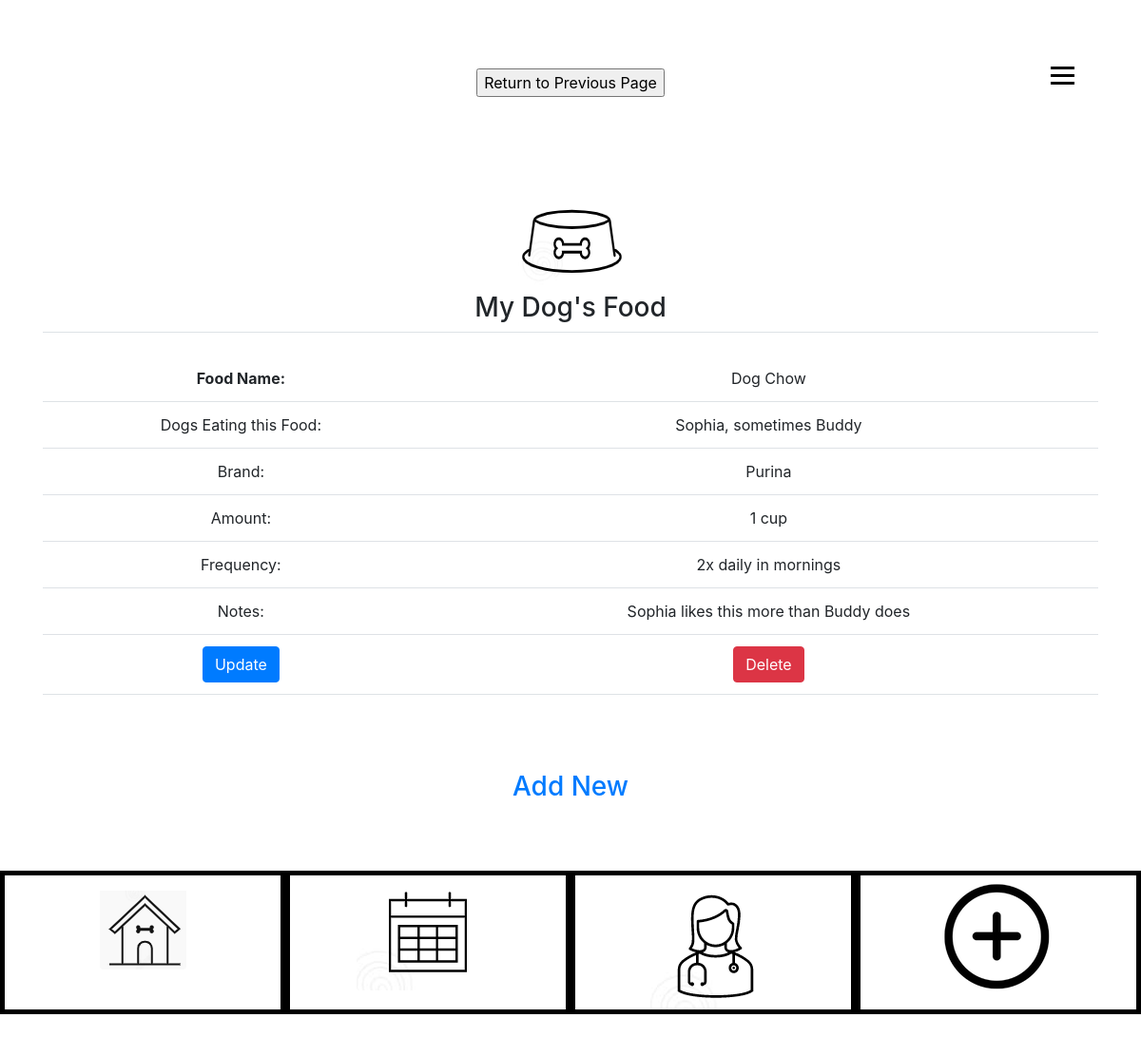
The app's page /food-create.php with its own data.
### tables this page shows
CREATE TABLE `tbl_food` (
  `FoodId` int(15) NOT NULL,
  `fldfoodName` varchar(50) NOT NULL,
  `fldfoodBrand` varchar(50) NOT NULL,
  `fldfoodAmount` varchar(20) NOT NULL,
  `fldfoodFrequency` varchar(20) NOT NULL,
  `fldfoodNotes` varchar(150) NOT NULL,
  `fldfoodDog` varchar(50) NOT NULL
);

### food-read.php (the view, shortened to what this page needs)
<?php
include 'db.php';
  $sql = "select * from tbl_food";
  $result = $conn->query($sql);
  while($row = $result->fetch_assoc()) {
    echo "<td><br> <b>Food Name:</td>";
    echo "<td><br>" . $row['fldfoodName'] . "</td>";
    echo "<td> Dogs Eating this Food:</td>";
    echo "<td>" . $row['fldfoodDog'] . "</td>";
    echo "<td> Brand:</td>";
    echo "<td>" . $row['fldfoodBrand'] . "</td>";
    echo "<td> Amount:</td>";
    echo "<td>" . $row['fldfoodAmount'] . "</td>";
    echo "<td> Frequency:</td>";
    echo "<td>" . $row['fldfoodFrequency'] . "</td>";
    echo "<td> Notes:</td>";
    echo "<td>" . $row['fldfoodNotes'] . "</td>";
    echo '<td><a class="btn btn-primary" href="" role="button">Update</a></td>';
echo '<td><a class="btn btn-danger" href="" role="button">Delete</a></td>';
  }
?>

### records on screen
tbl_food: fldfoodName "Dog Chow", fldfoodDog "Sophia, sometimes Buddy", fldfoodBrand "Purina", fldfoodAmount "1 cup", fldfoodFrequency "2x daily in mornings", fldfoodNotes "Sophia likes this more than Buddy does"
